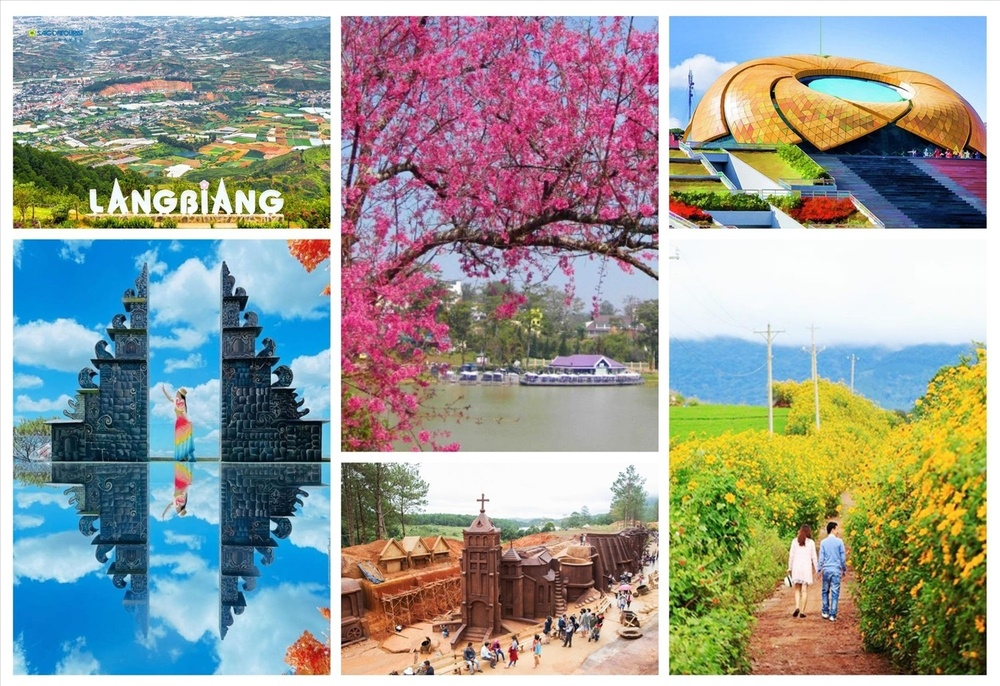
#> input picture lab5/exercise/dalat.jpg, 1000 x 686 px, shrunk from 1500 x 1029 before the run
$ jupyter execute 3.2.ipynb
#> lines starting #> are read from the running program, lines starting #| are printed output that depends on the picture
Viết chương trình chọn Hồ Xuân Hương trong ảnh 'dalat.jpg' từ thư mục exercise. Xoay đối tượng vừa chọn 1 góc 45 độ và dùng phương pháp Adaptive Thresholding với ngưỡng 60 và lưu vào máy với tên là 'ho_xuan_huong.jpg'

[cell 1]
# 1. Import thư viện
import cv2
import numpy as np
import matplotlib.pyplot as plt

# 2. Đọc ảnh chính và ảnh template (vùng Hồ Xuân Hương)
img = cv2.imread("exercise/dalat.jpg")
#> img is the input picture: shape (686, 1000, 3); mean B, G, R 149.9, 155.2, 151.2
template = cv2.imread("exercise/xuanhuong_template.jpg")
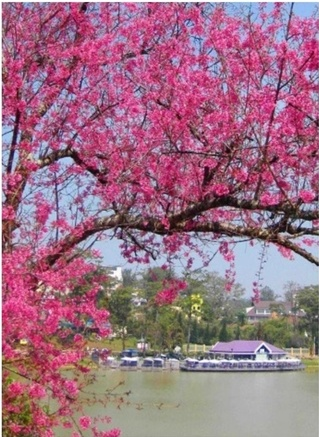
#> input picture lab5/exercise/xuanhuong_template.jpg, 319 x 437 px, shrunk from 479 x 656 before the run
#> template is the input picture: shape (437, 319, 3); mean B, G, R 131.6, 111.6, 156.8

# Chuyển sang grayscale để so khớp
img_gray = cv2.cvtColor(img, cv2.COLOR_BGR2GRAY)
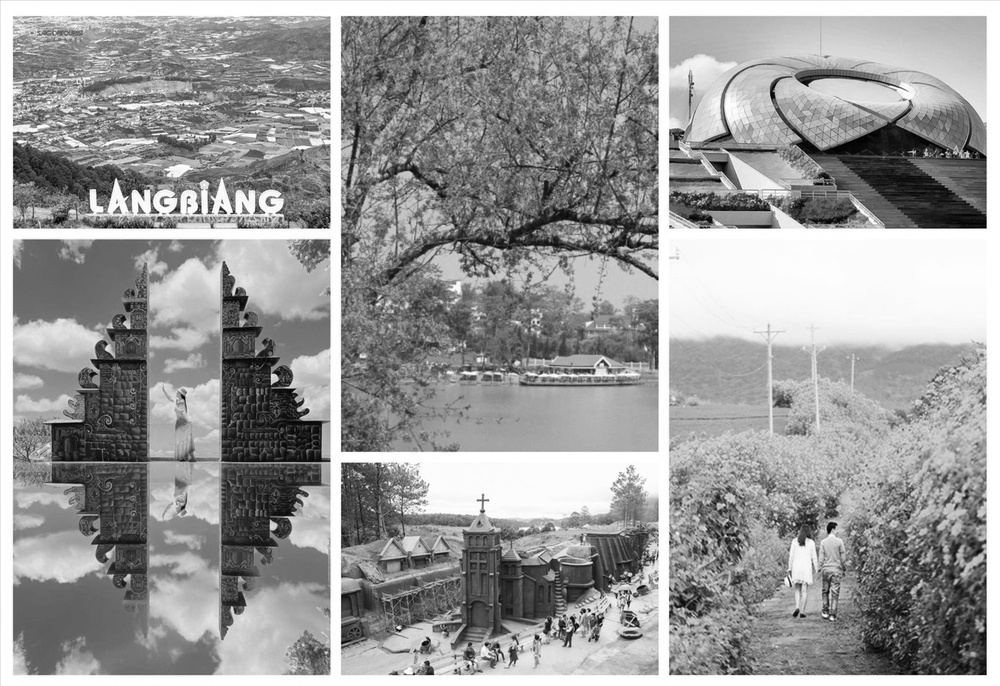
#> img_gray: shape (686, 1000); min 1, max 255, mean 153.4
template_gray = cv2.cvtColor(template, cv2.COLOR_BGR2GRAY)
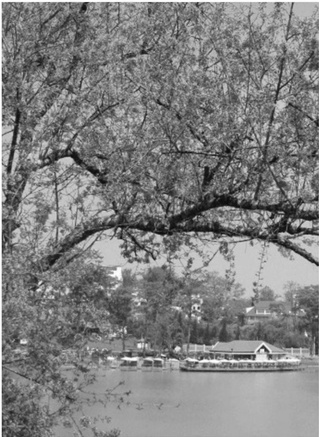
#> template_gray: shape (437, 319); min 9, max 255, mean 127.4
h, w = template_gray.shape
#> h = 437; w = 319

# 3. Template Matching để tìm vị trí tốt nhất
result = cv2.matchTemplate(img_gray, template_gray, cv2.TM_CCOEFF_NORMED)
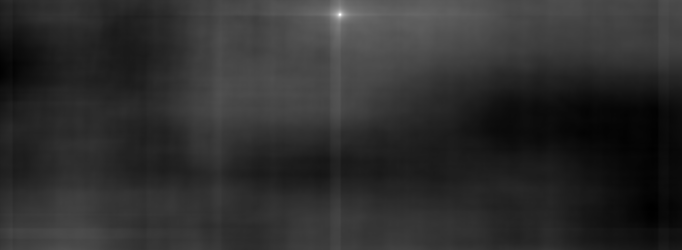
#> result: shape (250, 682) float32; min -0.204, max 0.958, mean 0.00847; drawn with min black and max white
_, _, _, max_loc = cv2.minMaxLoc(result)
#> max_loc = (339, 14)
top_left = max_loc
#> top_left = (339, 14)
bottom_right = (top_left[0] + w, top_left[1] + h)
#> bottom_right = (658, 451)

# 4. Cắt vùng Hồ Xuân Hương
roi = img[top_left[1]:bottom_right[1], top_left[0]:bottom_right[0]]
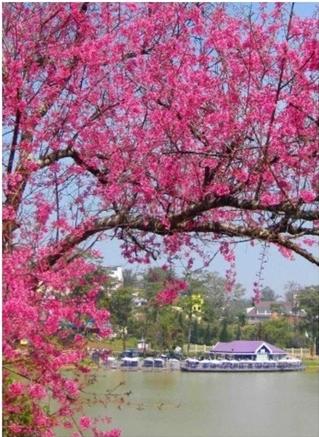
#> roi: shape (437, 319, 3); mean B, G, R 131.7, 111.7, 156.9

# 5. Xoay ảnh vùng chọn 45 độ quanh tâm
def rotate_image(image, angle):
#> called with angle = 45
    (h, w) = image.shape[:2]
#> h = 437; w = 319
    center = (w // 2, h // 2)
#> center = (159, 218)

    # Ma trận xoay
    M = cv2.getRotationMatrix2D(center, angle, 1.0)
    cos = np.abs(M[0, 0])
#> cos = 0.707
    sin = np.abs(M[0, 1])
#> sin = 0.707

    # Kích thước mới của ảnh sau khi xoay
    nW = int((h * sin) + (w * cos))
#> nW = 534
    nH = int((h * cos) + (w * sin))
#> nH = 534

    # Điều chỉnh ma trận xoay để không bị crop ảnh
    M[0, 2] += (nW / 2) - center[0]
    M[1, 2] += (nH / 2) - center[1]

    # Xoay ảnh
    return cv2.warpAffine(image, M, (nW, nH))
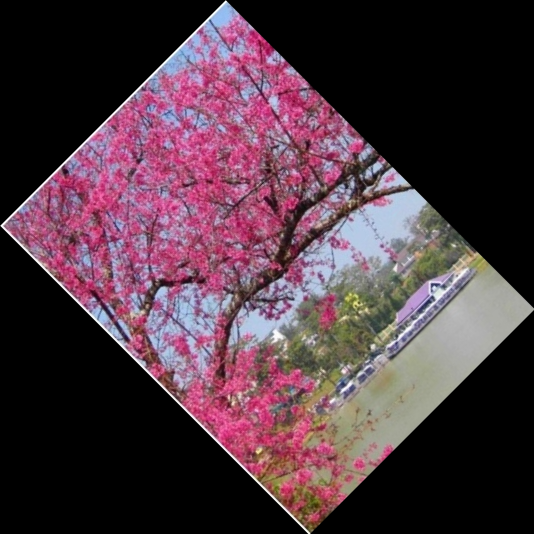
#> returned value: shape (534, 534, 3); mean of channels 0, 1, 2 64.4, 54.6, 76.7; drawn as B, G, R

rotated = rotate_image(roi, 45)

# 6. Chuyển ảnh xoay sang grayscale
rotated_gray = cv2.cvtColor(rotated, cv2.COLOR_BGR2GRAY)
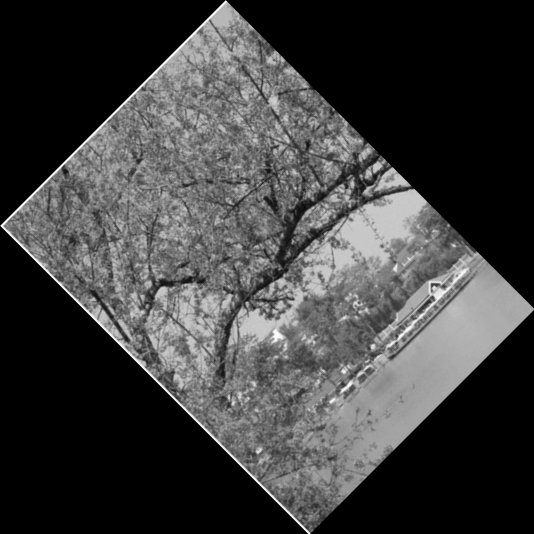
#> rotated_gray: shape (534, 534); min 0, max 254, mean 62.3

# 7. Áp dụng Adaptive Thresholding (ngưỡng 60, blockSize 11)
adaptive = cv2.adaptiveThreshold(
    rotated_gray, 255,
    cv2.ADAPTIVE_THRESH_MEAN_C,  # hoặc cv2.ADAPTIVE_THRESH_GAUSSIAN_C
    cv2.THRESH_BINARY,
    blockSize=11,
    C=60
)
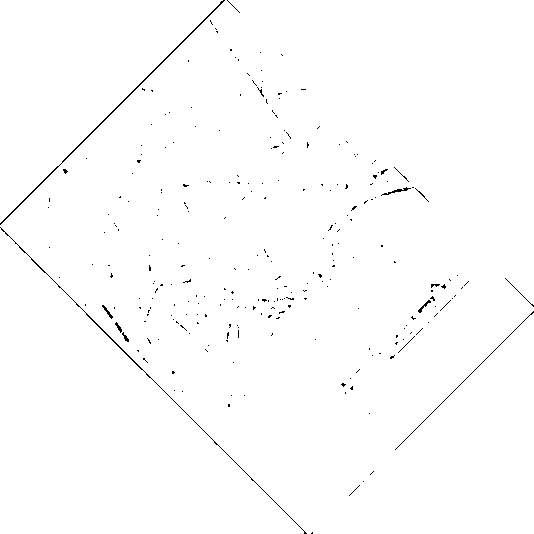
#> adaptive: shape (534, 534); 99.3% white; black in thin lines or dots

# 8. Lưu kết quả
cv2.imwrite("ho_xuan_huong.jpg", adaptive)

# 9. Hiển thị kết quả
plt.figure(figsize=(10, 5))
plt.imshow(adaptive, cmap='gray')
plt.title("Hồ Xuân Hương - Adaptive Thresholding")
plt.axis('off')
plt.show()
